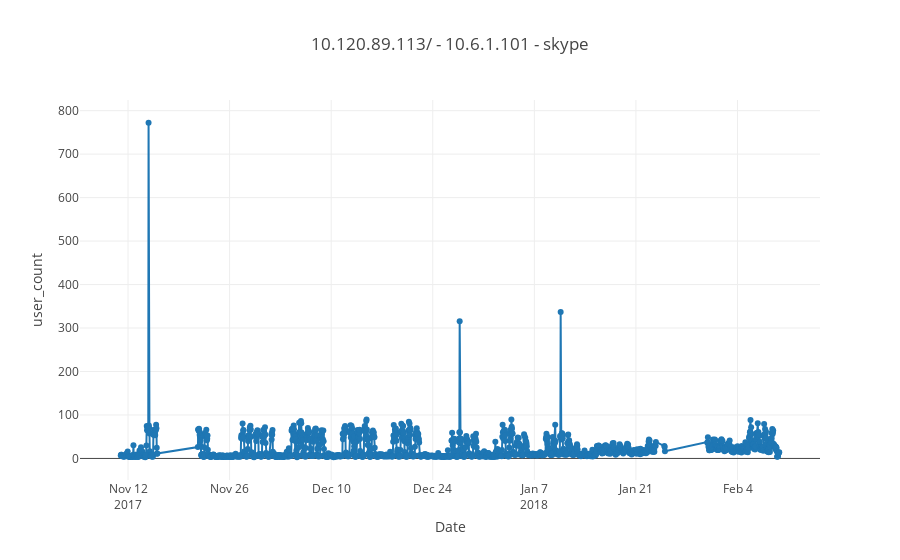

The cell this chart's notebook holds for it:
### Code cell
bw_4apps = bw_4apps.sort_values(by='time_stamp')
t = '134.141.36.60/'
s = '10.6.1.101'

a = 'Skype for Business'
bw_4apps1 = bw_4apps[(bw_4apps.target_address==t) & (bw_4apps.source==s)  & (bw_4apps.application==a)]
plot_test(bw_4apps1.index,bw_4apps1.bw,'10.120.89.113/ - 10.6.1.101 - skype ')

### Figure 1 — Plotly figure (JSON) as saved in the notebook; plotly's stock layout.template omitted (floating-point values rounded to 4 significant figures; data arrays with more than 128 entries replaced by an {"elided": "..."} marker saying what was removed)
{"data": [{"mode": "lines+markers", "name": "Actual", "type": "scatter", "x": {"elided": "1874 str values"}, "y": {"elided": "1874 float values"}}], "layout": {"title": "10.120.89.113/ - 10.6.1.101 - skype ", "xaxis": {"title": "Date"}, "yaxis": {"title": "user_count"}}}
